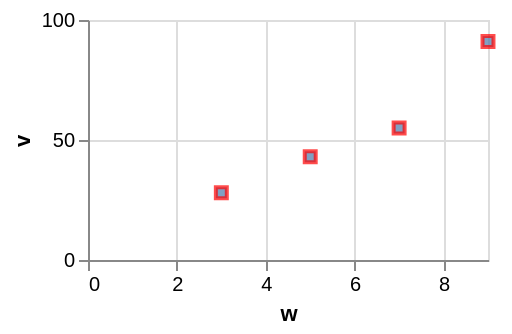

This figure's Vega-Lite source:
### Vega-Lite specification from a JSON file in a GitHub repository (floating-point values rounded to 4 significant figures)
{"$schema": "https://vega.github.io/schema/vega-lite/v6.json", "width": 200, "height": 120, "data": {"values": [{"c": "alpha", "v": 28, "w": 3, "t": "2024-01-07"}, {"c": "beta", "v": 55, "w": 7, "t": "2024-03-19"}, {"c": "gamma", "v": 43, "w": 5, "t": "2024-06-02"}, {"c": "delta", "v": 91, "w": 9, "t": "2024-09-11"}]}, "mark": {"type": "square", "stroke": "red"}, "encoding": {"x": {"field": "w", "type": "quantitative"}, "y": {"field": "v", "type": "quantitative"}}}
